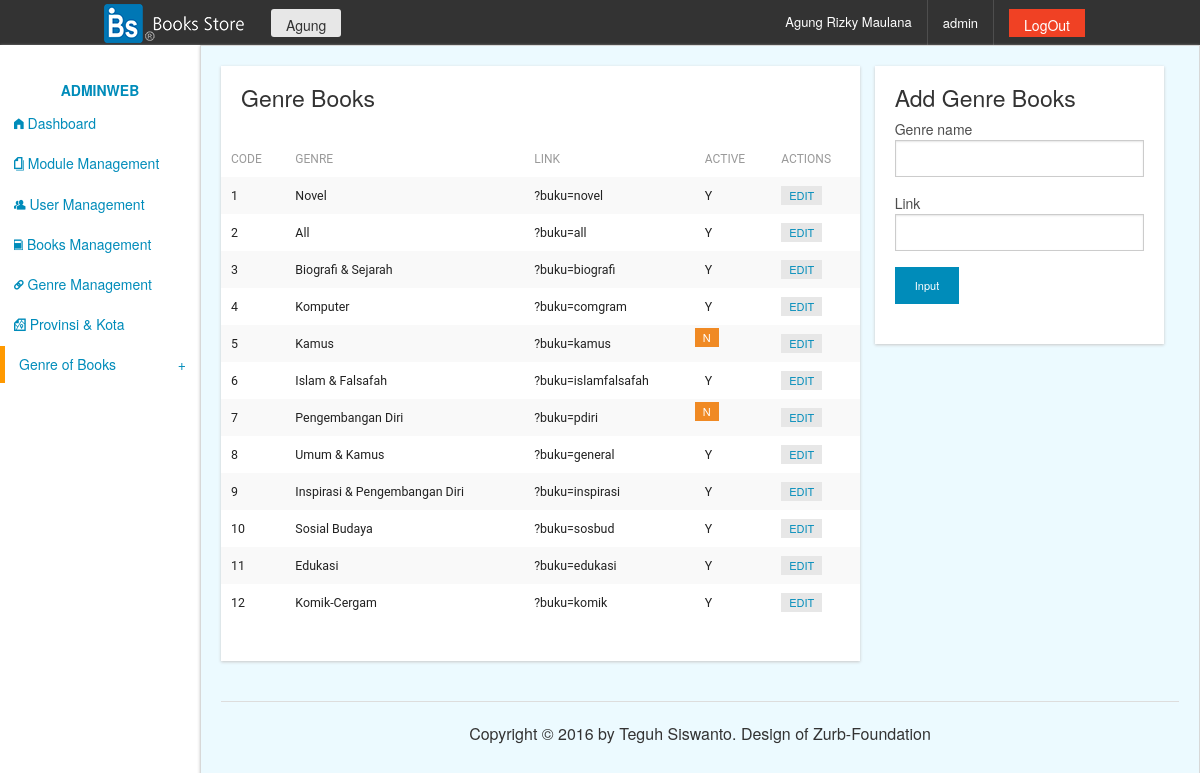
The app's page /adminweb/media.php?module=genre (signed in) with its own data.
### tables this page shows
CREATE TABLE `users` (
  `username` varchar(20) NOT NULL,
  `password` varchar(36) DEFAULT NULL,
  `nama_lengkap` varchar(100) NOT NULL,
  `alamat` text NOT NULL,
  `email` varchar(50) NOT NULL,
  `level` varchar(5) NOT NULL DEFAULT 'user',
  `id_session` varchar(20) NOT NULL
);

CREATE TABLE `modul` (
  `id_modul` int(2) NOT NULL,
  `nama_modul` varchar(30) NOT NULL,
  `link` varchar(50) NOT NULL,
  `icon` varchar(20) NOT NULL,
  `urutan` int(2) NOT NULL
);

CREATE TABLE `genre_book` (
  `id_genre` int(11) NOT NULL,
  `genre` varchar(100) NOT NULL,
  `link` varchar(50) NOT NULL,
  `active` enum('Y','N') NOT NULL DEFAULT 'Y'
);

### adminweb/header.php (called while the page is built)
<?php
if (empty($_SESSION['namauser']) AND empty($_SESSION['passuser'])) {
	echo "You Must to login ";
}else{
include "../config/koneksi.php" ;
$hasil	= mysqli_query($konek, "SELECT * FROM users WHERE username='$_SESSION[namauser]' ");
$r 		= mysqli_fetch_array($hasil);
} ?>

### adminweb/modul/mod_genrebook/genre.php (the view, shortened to what this page needs)
<?php
if (empty($_SESSION['namauser']) AND empty($_SESSION['passuser'])) {
	echo "You Must to login ";
}else{
$aksi	= "modul/mod_genrebook/aksi_genre.php";
$act	= isset($_GET['act']) ? $_GET['act'] : '' ;
	switch ($act) {
		default:
			echo "<div class=\"columns medium-8 panel\">
					<h4>Genre Books</h4>
					<div class=\"table-full-width\">
						<table class=\"table-hover\">
							<thead>
								<tr>
									<th>Code</th>
									<th>Genre</th>
									<th>Link</th>
									<th>Active</th>
									<th>Actions</th>
								</tr>
							</thead>
							<tbody>
								<tr>";
									$query	= "SELECT * FROM genre_book";
									$hasil	= mysqli_query($konek, $query);
									while ($r=mysqli_fetch_array($hasil)) {
										echo "<tr>
												<td>$r[id_genre]</td>
												<td>$r[genre]</td>
												<td>$r[link]</td>";
												if ($r['active']=='Y') {
													echo "<td>$r[active]</td>";
												}else{
													echo "<td class=\"label warning\">$r[active]</td>";
												}
										echo "
												<td>
									<a class=\"label secondary\" href=\"?module=genre&act=edit&id=$r[id_genre]\">EDIT</a>";
									echo "
												</td>
											</tr>";
									}
				echo "			</tr>
							</tbody>
						</table>
					</div>
				</div>";
			echo "<div class=\"columns medium-4 \">
					<div class=\"panel\">
						<h4>Add Genre Books</h4>
						<form action=\"$aksi?module=genre&act=input\" method=\"POST\" >
							<label>Genre name
								<input type=\"text\" name=\"genre\" required>
							</label>
							<label>Link
								<input type=\"text\" name=\"link\">
							</label>
								<input type=\"submit\" value=\"Input\" class=\"button tiny\">
						</form>
					</div>
				</div>";
			break;
	}
}
?>

### adminweb/media.php (shortened to what this page needs)
<?php session_start();
if (empty($_SESSION['namauser']) AND empty($_SESSION['passuser'])) {
	echo "You Must to login ";
}else{
?>
<!DOCTYPE html>
<html>
<head>
	<link rel="stylesheet" type="text/css" href="../assets/sweetalert/sweetalert.css">
	<link rel="stylesheet" type="text/css" href="../assets/foundation-5/css/foundation.css">
	<link rel="stylesheet" type="text/css" href="../assets/foundation-icons/foundation-icons.css">
</head>
<body>
<div class="off-canvas-wrap" data-offcanvas>
	<div class="inner-wrap">
	<div class="contain-to-grid sticky hide-for-small">
		<nav class="top-bar " data-topbar role="navigation">
			<ul class="title-area">
				<li class="name"><a href="#"><img src="../images/logo.png"></a></li>
			</ul>
			<section class="top-bar-section">
				<ul>
					<?php include"header.php"; ?>
					<li class="has-form"><a class="button secondary radius tiny" href="#"><?php echo "$_SESSION[namauser]";?></a></li>
					<li class="has-form right"><a href="logout.php" class="button alert">LogOut</a></li>
					<li class="right"><a href="#"><?php echo "$r[level]";?></a></li>
					<li class="has-form right"><a href="#"><?php echo "$r[nama_lengkap]";?></a></li>
				</ul>
			</section>
		</nav>
	</div>
			<?php include "menu.php"; ?>
					<?php include "submenu_genre.php"; ?>
	<section class="main-section">
		<aside class="columns medium-3 large-2 panel press hide-for-small">
				<ul class="side-nav">
					<li class="heading text-center">AdminWeb</li>
					<?php include "menu.php"; ?>
					<li><a class="side-nav-submenu-call">Genre of Books <span class="right"> + </span></a></li>
				</ul>
		</aside>
		<content class="columns medium-9 large-10 panel callout" style="min-height:600px;">
			<?php include "content.php"; ?>
				<footer><hr>
					<p align="center">Copyright &copy; 2016 by Teguh Siswanto. Design of Zurb-Foundation</p>
				</footer>
		</content>
	</section>
	</div>
</div>
</body>
</html>
<?php } ?>

### adminweb/menu.php
<?php
include "../config/koneksi.php";
if ($_SESSION['leveluser']=='admin') {
	$query	= "SELECT * FROM modul ORDER BY urutan ";
	$hasil	= mysqli_query($konek, $query);
	while ($r=mysqli_fetch_array($hasil)) {
		echo "<li><a href=\"$r[link]\"><i class=\"fi-$r[icon]\"></i>&nbsp;$r[nama_modul] </a></li>";
	}
}else{
	echo "You is't  Admin";
}
?>

### records on screen
users: level "admin", nama_lengkap "Agung Rizky Maulana"
modul: nama_modul "Dashboard"
modul: nama_modul "Module Management"
modul: nama_modul "User Management"
modul: nama_modul "Books Management"
modul: nama_modul "Genre Management"
modul: nama_modul "Provinsi & Kota"
genre_book: id_genre "1", genre "Novel", link "?buku=novel", active "Y"
genre_book: id_genre "2", genre "All", link "?buku=all", active "Y"
genre_book: id_genre "3", genre "Biografi & Sejarah", link "?buku=biografi", active "Y"
genre_book: id_genre "4", genre "Komputer", link "?buku=comgram", active "Y"
genre_book: id_genre "5", genre "Kamus", link "?buku=kamus", active "N"
genre_book: id_genre "6", genre "Islam & Falsafah", link "?buku=islamfalsafah", active "Y"
genre_book: id_genre "7", genre "Pengembangan Diri", link "?buku=pdiri", active "N"
genre_book: id_genre "8", genre "Umum & Kamus", link "?buku=general", active "Y"
genre_book: id_genre "9", genre "Inspirasi & Pengembangan Diri", link "?buku=inspirasi", active "Y"
genre_book: id_genre "10", genre "Sosial Budaya", link "?buku=sosbud", active "Y"
genre_book: id_genre "11", genre "Edukasi", link "?buku=edukasi", active "Y"
genre_book: id_genre "12", genre "Komik-Cergam", link "?buku=komik", active "Y"

### other values on screen
$_SESSION[namauser] "Agung"
